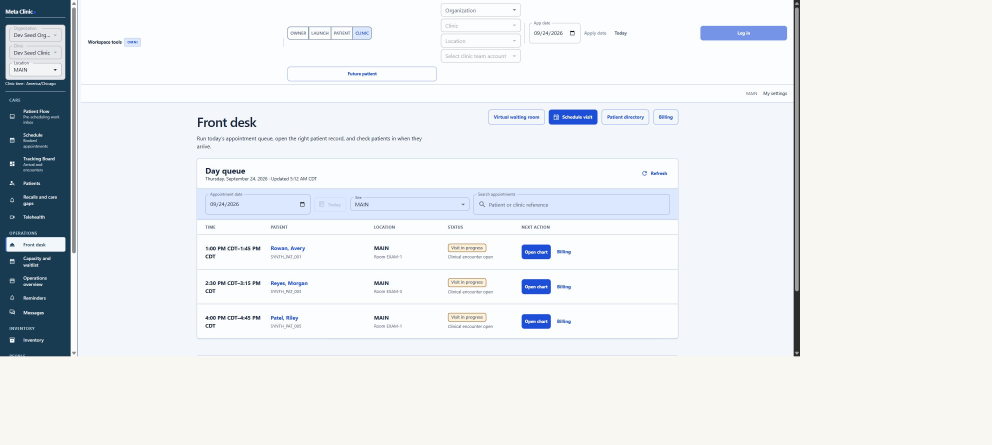
#> input picture apps/web/outputs/capture-raw/care-front-desk-full.png, 2976 x 1335 px, given in place of invoice-ledger-220-records.png, which was not available (shown at 1/3 size)
$ python curate_final_crops.py
#> lines starting #> are read from the running program, lines starting #| are printed output that depends on the picture
from pathlib import Path
from shutil import copy2, move

from PIL import Image

root = Path(__file__).resolve().parents[3]
public = root / "apps/web/public/marketing/captures"
review = root / "apps/web/outputs/capture-raw/reviewed"
review.mkdir(parents=True, exist_ok=True)

crop_specs = {
    "invoice-ledger-220-records.png": (0, 225, 1440, 840),
    "front-desk-five-visit-queue.png": (0, 0, 1520, 925),
    "finance-open-invoice-queue.png": (39, 235, 1320, 1180),
    "finance-draft-invoice-queue.png": (39, 235, 1320, 1180),
    "finance-billing-checkout-queue.png": (60, 0, 1140, 1010),
}
for filename, box in crop_specs.items():
    path = public / filename
    copy2(path, review / f"before-final-crop-{filename}")
    with Image.open(path) as original:
#> original is the input picture: PIL image 2976x1335 RGB; mean R, G, B 232.7, 235.9, 238.5
        original.crop(box).save(path)
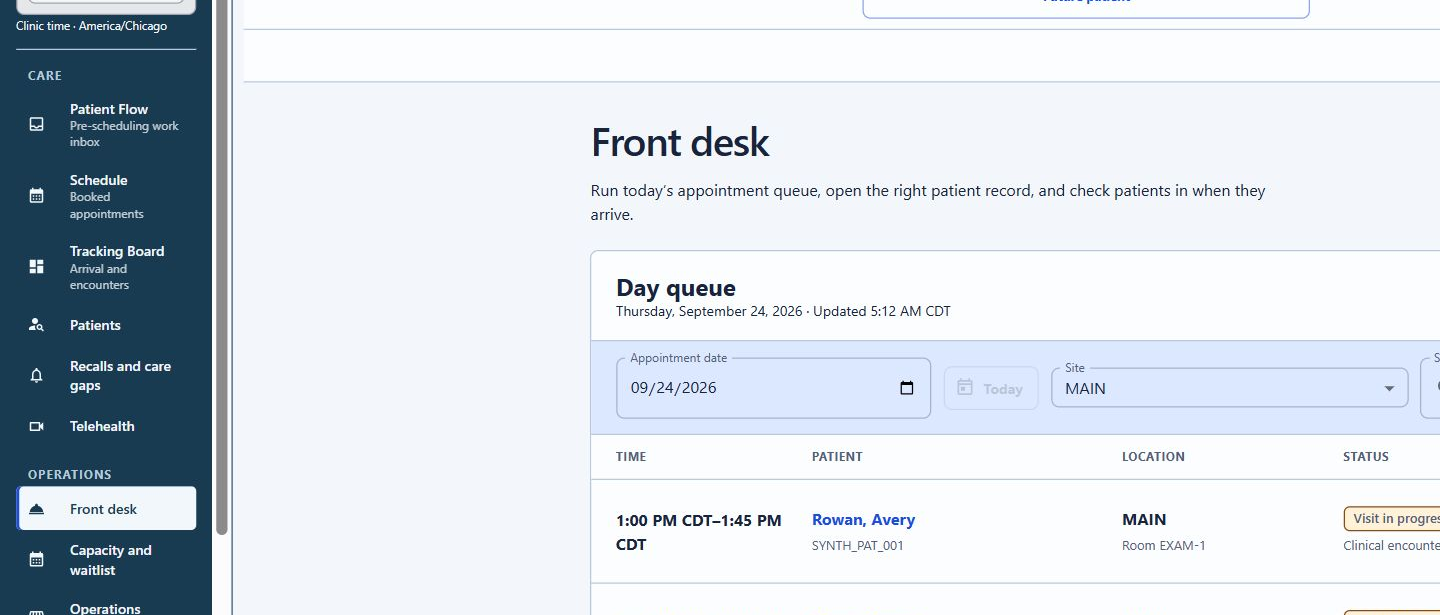
#> saved as invoice-ledger-220-records.png: PIL image 1440x615 RGB; mean R, G, B 211.8, 219.3, 226.9
#> pass 2 of the loop `for filename, box in crop_specs.items():`:
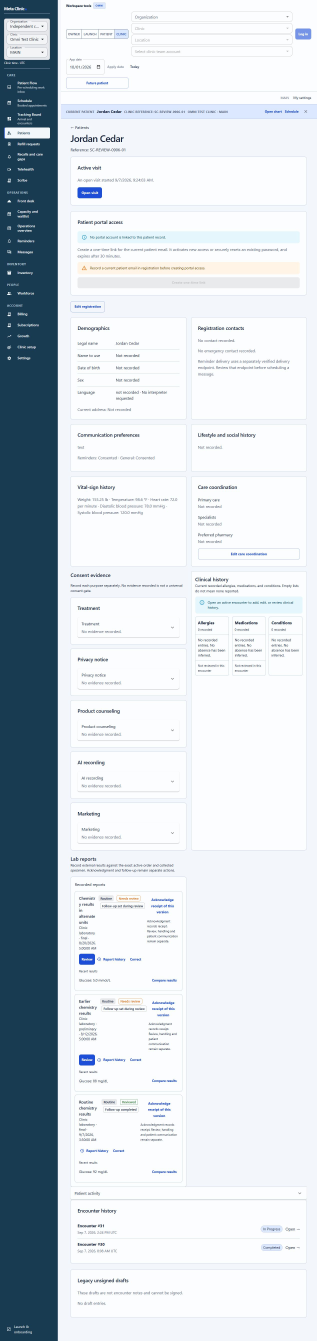
#> input picture apps/web/outputs/capture-raw/care-labs-jordan-full.png, 1265 x 5364 px, given in place of front-desk-five-visit-queue.png, which was not available (shown at 1/4 size)
#> original is the input picture: PIL image 1265x5364 RGB; mean R, G, B 205.5, 213.6, 220.3
#> `original.crop(box).save(path)`:
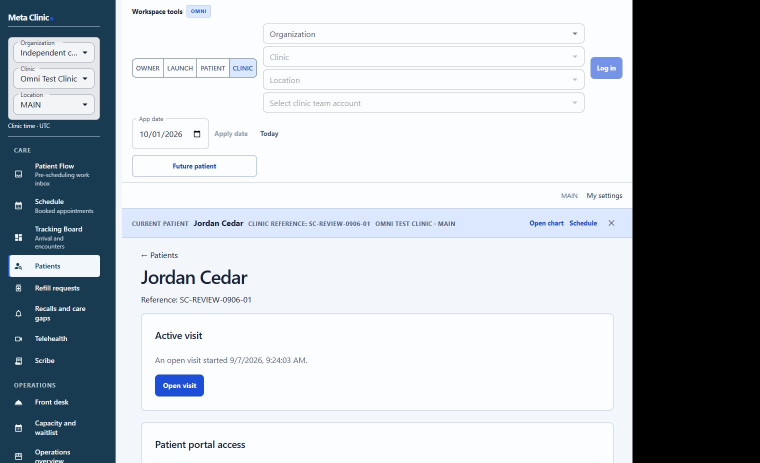
#> saved as front-desk-five-visit-queue.png: PIL image 1520x925 RGB (shown at 1/2 size); mean R, G, B 175.8, 181.9, 188
#> (the run stopped early here; a loop or call above may not have finished)
